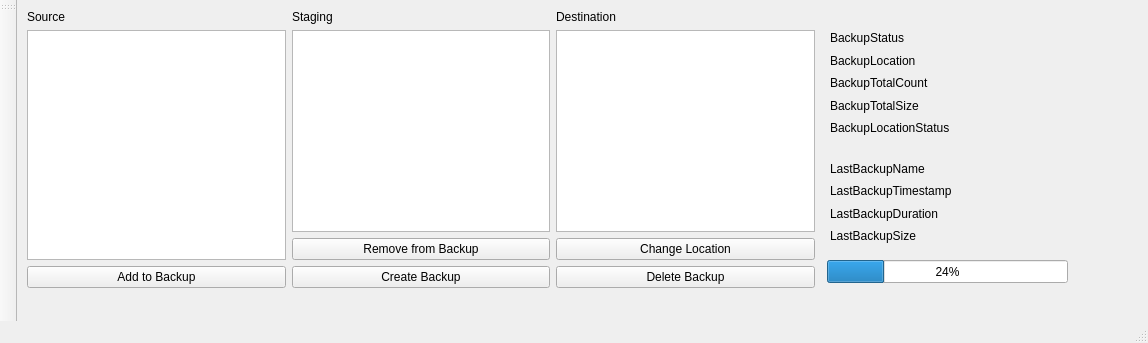
<?xml version="1.0" encoding="UTF-8"?>
<ui version="4.0">
 <class>MainWindow</class>
 <widget class="QMainWindow" name="MainWindow">
  <property name="geometry">
   <rect>
    <x>0</x>
    <y>0</y>
    <width>1148</width>
    <height>343</height>
   </rect>
  </property>
  <property name="windowTitle">
   <string>MainWindow</string>
  </property>
  <widget class="QWidget" name="centralwidget">
   <widget class="QWidget" name="layoutWidget">
    <property name="geometry">
     <rect>
      <x>810</x>
      <y>160</y>
      <width>291</width>
      <height>84</height>
     </rect>
    </property>
    <layout class="QVBoxLayout" name="LastBackupLayout">
     <property name="leftMargin">
      <number>3</number>
     </property>
     <item>
      <widget class="QLabel" name="LastBackupNameLabel">
       <property name="text">
        <string>LastBackupName</string>
       </property>
      </widget>
     </item>
     <item>
      <widget class="QLabel" name="LastBackupTimestampLabel">
       <property name="text">
        <string>LastBackupTimestamp</string>
       </property>
      </widget>
     </item>
     <item>
      <widget class="QLabel" name="LastBackupDurationLabel">
       <property name="text">
        <string>LastBackupDuration</string>
       </property>
      </widget>
     </item>
     <item>
      <widget class="QLabel" name="LastBackupSizeLabel">
       <property name="text">
        <string>LastBackupSize</string>
       </property>
      </widget>
     </item>
    </layout>
   </widget>
   <widget class="QProgressBar" name="TransferProgressBar">
    <property name="geometry">
     <rect>
      <x>810</x>
      <y>260</y>
      <width>241</width>
      <height>23</height>
     </rect>
    </property>
    <property name="value">
     <number>24</number>
    </property>
   </widget>
   <widget class="QWidget" name="layoutWidget_2">
    <property name="geometry">
     <rect>
      <x>810</x>
      <y>30</y>
      <width>291</width>
      <height>106</height>
     </rect>
    </property>
    <layout class="QVBoxLayout" name="BackupStatusLayout">
     <property name="leftMargin">
      <number>3</number>
     </property>
     <item>
      <widget class="QLabel" name="BackupStatusLabel">
       <property name="text">
        <string>BackupStatus</string>
       </property>
      </widget>
     </item>
     <item>
      <widget class="QLabel" name="BackupLocationLabel">
       <property name="text">
        <string>BackupLocation</string>
       </property>
      </widget>
     </item>
     <item>
      <widget class="QLabel" name="BackupTotalCountLabel">
       <property name="text">
        <string>BackupTotalCount</string>
       </property>
      </widget>
     </item>
     <item>
      <widget class="QLabel" name="BackupTotalSizeLabel">
       <property name="text">
        <string>BackupTotalSize</string>
       </property>
      </widget>
     </item>
     <item>
      <widget class="QLabel" name="BackupLocationStatusLabel">
       <property name="text">
        <string>BackupLocationStatus</string>
       </property>
      </widget>
     </item>
    </layout>
   </widget>
   <widget class="QWidget" name="layoutWidget_3">
    <property name="geometry">
     <rect>
      <x>10</x>
      <y>10</y>
      <width>788</width>
      <height>278</height>
     </rect>
    </property>
    <layout class="QHBoxLayout" name="BackupViewLayout">
     <item>
      <layout class="QVBoxLayout" name="SourceLayout">
       <item>
        <widget class="QLabel" name="SourceTreeTitleLabel">
         <property name="text">
          <string>Source</string>
         </property>
        </widget>
       </item>
       <item>
        <widget class="QTreeView" name="DriveTreeView"/>
       </item>
       <item>
        <widget class="QPushButton" name="AddToBackupButton">
         <property name="text">
          <string>Add to Backup</string>
         </property>
        </widget>
       </item>
      </layout>
     </item>
     <item>
      <layout class="QVBoxLayout" name="StagingLayout">
       <item>
        <widget class="QLabel" name="StagingListTitleLabel">
         <property name="text">
          <string>Staging</string>
         </property>
        </widget>
       </item>
       <item>
        <widget class="QTreeView" name="BackupStagingTreeView"/>
       </item>
       <item>
        <widget class="QPushButton" name="RemoveFromBackupButton">
         <property name="text">
          <string>Remove from Backup</string>
         </property>
        </widget>
       </item>
       <item>
        <widget class="QPushButton" name="CreateBackupButton">
         <property name="text">
          <string>Create Backup</string>
         </property>
        </widget>
       </item>
      </layout>
     </item>
     <item>
      <layout class="QVBoxLayout" name="DestinationLayout">
       <item>
        <widget class="QLabel" name="DestinationTreeTitleLabel">
         <property name="text">
          <string>Destination</string>
         </property>
        </widget>
       </item>
       <item>
        <widget class="QTreeView" name="BackupDestinationView"/>
       </item>
       <item>
        <widget class="QPushButton" name="ChangeBackupDestinationButton">
         <property name="text">
          <string>Change Location</string>
         </property>
        </widget>
       </item>
       <item>
        <widget class="QPushButton" name="DeleteBackupButton">
         <property name="text">
          <string>Delete Backup</string>
         </property>
        </widget>
       </item>
      </layout>
     </item>
    </layout>
   </widget>
  </widget>
  <widget class="QMenuBar" name="menubar">
   <property name="geometry">
    <rect>
     <x>0</x>
     <y>0</y>
     <width>1148</width>
     <height>21</height>
    </rect>
   </property>
  </widget>
  <widget class="QStatusBar" name="statusbar"/>
  <widget class="QToolBar" name="toolBar">
   <property name="sizePolicy">
    <sizepolicy hsizetype="Fixed" vsizetype="Preferred">
     <horstretch>0</horstretch>
     <verstretch>0</verstretch>
    </sizepolicy>
   </property>
   <property name="windowTitle">
    <string>toolBar</string>
   </property>
   <attribute name="toolBarArea">
    <enum>LeftToolBarArea</enum>
   </attribute>
   <attribute name="toolBarBreak">
    <bool>false</bool>
   </attribute>
  </widget>
  <action name="actionOpenSettings">
   <property name="text">
    <string>OpenSettings</string>
   </property>
   <property name="toolTip">
    <string>Settings</string>
   </property>
   <property name="menuRole">
    <enum>QAction::MenuRole::NoRole</enum>
   </property>
  </action>
  <action name="actionExit">
   <property name="text">
    <string>Exit</string>
   </property>
   <property name="toolTip">
    <string>Exit</string>
   </property>
   <property name="menuRole">
    <enum>QAction::MenuRole::NoRole</enum>
   </property>
  </action>
  <action name="actionHelp">
   <property name="text">
    <string>Help</string>
   </property>
   <property name="toolTip">
    <string>Help</string>
   </property>
   <property name="menuRole">
    <enum>QAction::MenuRole::NoRole</enum>
   </property>
  </action>
  <action name="actionAbout">
   <property name="text">
    <string>About</string>
   </property>
   <property name="toolTip">
    <string>About</string>
   </property>
   <property name="menuRole">
    <enum>QAction::MenuRole::NoRole</enum>
   </property>
  </action>
 </widget>
 <resources/>
 <connections/>
</ui>
